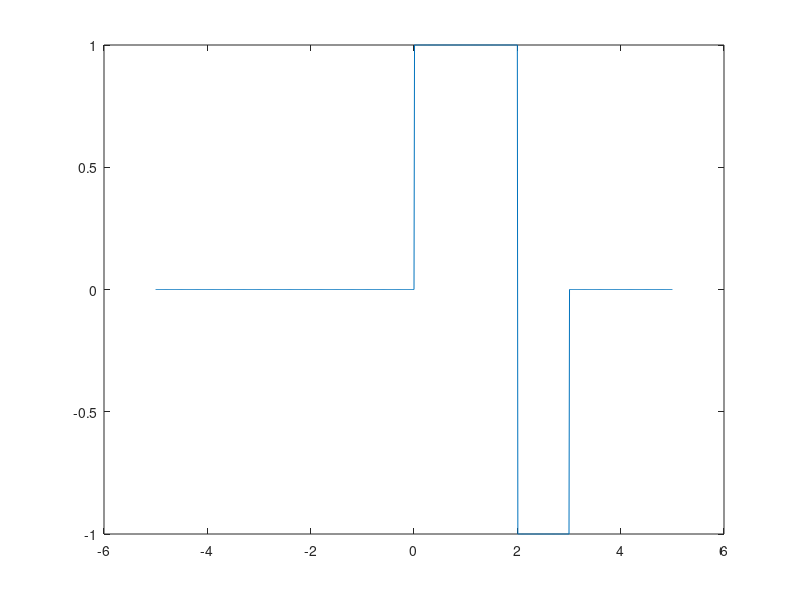
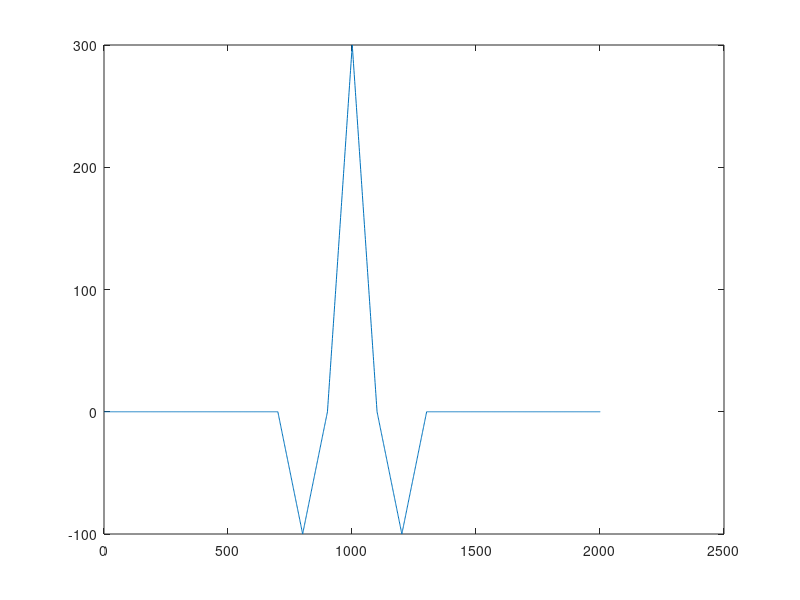

The MATLAB source for these figures, in order:
t = -5:0.01:5;

u = @(t) (t > 0);
p = @(t, T) (u(t) - u(t-T));

b3 = @(t) (p(t, 1) + p(t-1, 1) - p(t-2, 1));

figure;
plot(t, b3(t));

figure;
plot(conv(b3(t), b3(-t)));
